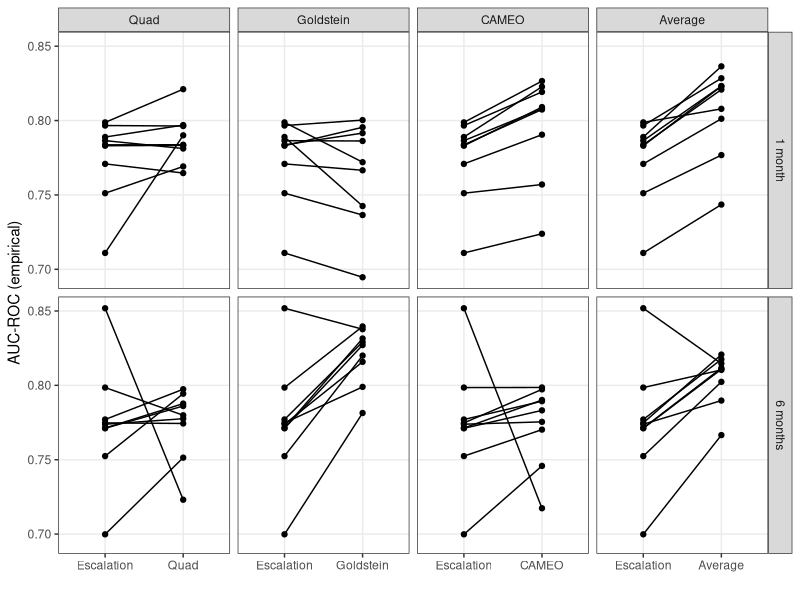

R code for this plot:
#
#   Generate Figure A.1., Comparing Escalation to alternative models in B&S
#   Table 1.
#

library(ggplot2)
library(readr)
library(dplyr)
library(tidyr)
library(here)

setwd(here::here("rep_nosmooth"))
dir.create("output/figures", showWarnings = FALSE)

table1_nosmooth <- read_csv("output/tables/table1-nosmooth.csv")

icews_lvls <- c("Escalation", "Quad", "Goldstein", "CAMEO", "Average")

df <- table1_nosmooth %>%
  rename(Spec = Model) %>%
  pivot_longer(Escalation:Average, names_to = "Model", values_to = "auc_roc") %>%
  mutate(Model = factor(Model, levels = icews_lvls)) %>%
  nest(data = c(Spec, auc_roc))

pairs <- full_join(
  df %>% filter(Model!="Escalation"),
  df %>% filter(Model=="Escalation") %>% rename(data2 = data) %>% select(horizon, data2),
  by = c("horizon")
) %>%
  pivot_longer(data:data2, names_to = "xname", values_to = "data") %>%
  mutate(xname = ifelse(xname=="data", as.character(Model), "Escalation"),
         xname = factor(xname, levels = icews_lvls))

p <- pairs %>%
  unnest(data) %>%
  ggplot(aes(x = xname, y = auc_roc)) +
  facet_grid(horizon ~ Model, scales = "free_x") +
  geom_point() +
  geom_line(aes(group = Spec)) +
  theme_bw() +
  theme(panel.grid.minor = element_blank()) +
  labs(x = "", y = "AUC-ROC (empirical)")

ggsave(plot=p, filename = "output/figures/fig-A1-table1-pairs.png",
       height = 5, width = 8)

